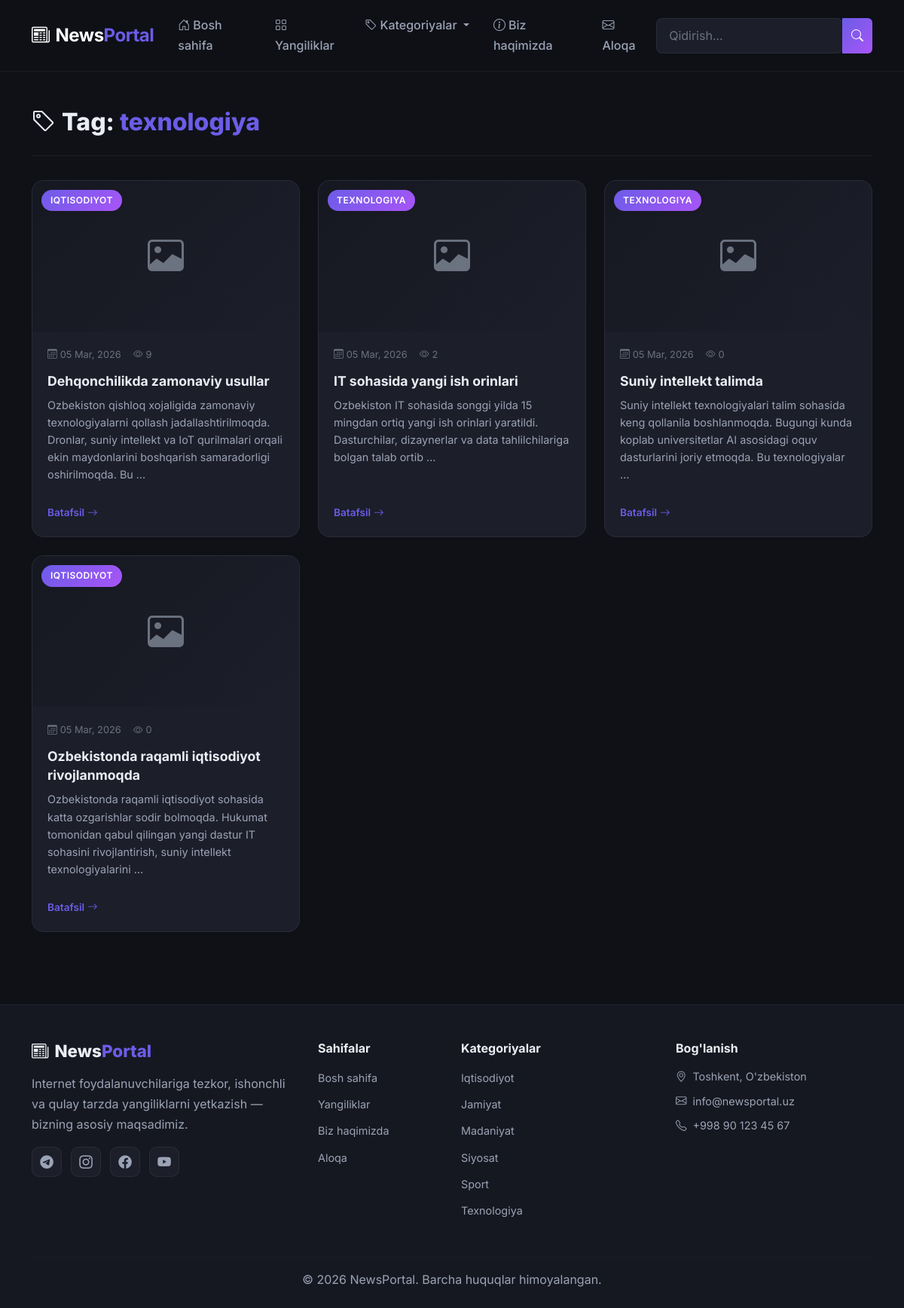
/tag/texnologiya/, run on the app's committed database.
### news/models.py (models this page shows, shortened)
class Post(models.Model):
    STATUS_CHOICES = (
        ('draft', 'Qoralama'),
        ('published', 'Nashr qilingan'),
    )
    title = models.CharField(max_length=300)
    slug = models.SlugField(max_length=300, unique_for_date='publish')
    body = models.TextField()
    image = models.ImageField(upload_to='posts/%Y/%m/%d/', blank=True, null=True)
    author = models.ForeignKey(User, on_delete=models.CASCADE, related_name='news_posts')
    category = models.ForeignKey(Category, on_delete=models.SET_NULL, null=True, blank=True, related_name='posts')
    tags = models.CharField(max_length=500, blank=True, help_text="Vergul bilan ajrating: sport, texnologiya, ilm-fan")
    status = models.CharField(max_length=10, choices=STATUS_CHOICES, default='draft')
    publish = models.DateTimeField(default=timezone.now)
    created = models.DateTimeField(auto_now_add=True)
    updated = models.DateTimeField(auto_now=True)
    views_count = models.PositiveIntegerField(default=0)
    class Meta:
        ordering = ['-publish']
    def get_absolute_url(self):
        return reverse('news:post_detail', args=[self.slug])

class Category(models.Model):
    name = models.CharField(max_length=200)
    slug = models.SlugField(max_length=200, unique=True)
    class Meta:
        ordering = ['name']
        verbose_name_plural = 'categories'
    def get_absolute_url(self):
        return reverse('news:category', args=[self.slug])

### news/views.py (the view)
# urls.py: path('tag/<str:tag>/', views.tag_posts, name='tag_posts'),
def tag_posts(request, tag):
    posts_qs = Post.objects.filter(status='published', tags__icontains=tag)
    paginator = Paginator(posts_qs, 6)
    page = request.GET.get('page')
    try:
        posts = paginator.page(page)
    except PageNotAnInteger:
        posts = paginator.page(1)
    except EmptyPage:
        posts = paginator.page(paginator.num_pages)
    return render(request, 'news/tag_posts.html', {
        'tag': tag,
        'posts': posts,
    })

### news/context_processors.py (called while the page is built)
def categories_processor(request):
    return {
        'all_categories': Category.objects.all(),
    }

### news/templates/news/tag_posts.html (shortened to what this page needs)
{% extends "news/base.html" %}
{% block content %}
<section class="py-5">
    <div class="container">
        <div class="page-header">
            <h1><i class="bi bi-tag me-2"></i>Tag: <span class="text-accent">{{ tag }}</span></h1>
        </div>
        <div class="row g-4">
            {% for post in posts %}
            <div class="col-lg-4 col-md-6">
                <article class="news-card">
                    <div class="news-card-img">
                        {% if post.image %}
                        <img src="{{ post.image.url }}" alt="{{ post.title }}">
                        {% else %}
                        <div class="placeholder-img"><i class="bi bi-image"></i></div>
                        {% endif %}
                        {% if post.category %}
                        <span class="card-category">{{ post.category.name }}</span>
                        {% endif %}
                    </div>
                    <div class="news-card-body">
                        <div class="card-meta">
                            <span><i class="bi bi-calendar3 me-1"></i>{{ post.publish|date:"d M, Y" }}</span>
                            <span><i class="bi bi-eye me-1"></i>{{ post.views_count }}</span>
                        </div>
                        <h3 class="card-title">
                            <a href="{{ post.get_absolute_url }}">{{ post.title }}</a>
                        </h3>
                        <p class="card-text">{{ post.body|truncatewords:20 }}</p>
                        <a href="{{ post.get_absolute_url }}" class="read-more">Batafsil <i
                                class="bi bi-arrow-right"></i></a>
                    </div>
                </article>
            </div>
            {% endfor %}
        </div>
    </div>
</section>
{% endblock %}

### news/templates/news/base.html (shortened to what this page needs)
{% load static %}
<!DOCTYPE html>
<html lang="uz">
<head>
    <link href="https://cdn.jsdelivr.net/npm/bootstrap@5.3.3/dist/css/bootstrap.min.css" rel="stylesheet">
    <link href="https://cdn.jsdelivr.net/npm/bootstrap-icons@1.11.3/font/bootstrap-icons.css" rel="stylesheet">
    <link rel="stylesheet" href="{% static 'news/css/style.css' %}">
</head>
<body>
    <nav class="navbar navbar-expand-lg navbar-dark sticky-top" id="main-navbar">
        <div class="container">
            <a class="navbar-brand fw-bold" href="{% url 'news:home' %}">
                <i class="bi bi-newspaper me-2"></i>News<span class="text-accent">Portal</span>
            </a>
            <div class="collapse navbar-collapse" id="navbarNav">
                <ul class="navbar-nav me-auto">
                    <li class="nav-item">
                        <a class="nav-link" href="{% url 'news:home' %}"><i class="bi bi-house-door me-1"></i>Bosh sahifa</a>
                    </li>
                    <li class="nav-item">
                        <a class="nav-link" href="{% url 'news:post_list' %}"><i class="bi bi-grid me-1"></i>Yangiliklar</a>
                    </li>
                    <li class="nav-item dropdown">
                        <a class="nav-link dropdown-toggle" href="#" role="button" data-bs-toggle="dropdown">
                            <i class="bi bi-tag me-1"></i>Kategoriyalar
                        </a>
                    </li>
                    <li class="nav-item">
                        <a class="nav-link" href="{% url 'news:about' %}"><i class="bi bi-info-circle me-1"></i>Biz haqimizda</a>
                    </li>
                    <li class="nav-item">
                        <a class="nav-link" href="{% url 'news:contact' %}"><i class="bi bi-envelope me-1"></i>Aloqa</a>
                    </li>
                </ul>
                <form class="d-flex" action="{% url 'news:post_search' %}" method="get" id="search-form">
                    <div class="input-group">
                        <input class="form-control search-input" type="search" name="query" placeholder="Qidirish..." aria-label="Qidirish">
                        <button class="btn btn-accent" type="submit"><i class="bi bi-search"></i></button>
                    </div>
                </form>
            </div>
        </div>
    </nav>
    <main class="main-content">
        {% block content %}{% endblock %}
    </main>
    <footer class="site-footer">
        <div class="container">
            <div class="row g-4">
                <div class="col-lg-4 col-md-6">
                    <h5 class="footer-brand"><i class="bi bi-newspaper me-2"></i>News<span class="text-accent">Portal</span></h5>
                    <p class="text-muted-light">Internet foydalanuvchilariga tezkor, ishonchli va qulay tarzda yangiliklarni yetkazish — bizning asosiy maqsadimiz.</p>
                    <div class="social-links">
                        <a href="#"><i class="bi bi-telegram"></i></a>
                        <a href="#"><i class="bi bi-instagram"></i></a>
                        <a href="#"><i class="bi bi-facebook"></i></a>
                        <a href="#"><i class="bi bi-youtube"></i></a>
                    </div>
                </div>
                <div class="col-lg-2 col-md-6">
                    <h6 class="footer-title">Sahifalar</h6>
                    <ul class="footer-links">
                        <li><a href="{% url 'news:home' %}">Bosh sahifa</a></li>
                        <li><a href="{% url 'news:post_list' %}">Yangiliklar</a></li>
                        <li><a href="{% url 'news:about' %}">Biz haqimizda</a></li>
                        <li><a href="{% url 'news:contact' %}">Aloqa</a></li>
                    </ul>
                </div>
                <div class="col-lg-3 col-md-6">
                    <h6 class="footer-title">Kategoriyalar</h6>
                    <ul class="footer-links">
                        {% for cat in all_categories %}
                        <li><a href="{{ cat.get_absolute_url }}">{{ cat.name }}</a></li>
                        {% empty %}
                        <li><span class="text-muted-light">Hali kategoriya yo'q</span></li>
                        {% endfor %}
                    </ul>
                </div>
                <div class="col-lg-3 col-md-6">
                    <h6 class="footer-title">Bog'lanish</h6>
                    <ul class="footer-contact">
                        <li><i class="bi bi-geo-alt me-2"></i>Toshkent, O'zbekiston</li>
                        <li><i class="bi bi-envelope me-2"></i>info@newsportal.uz</li>
                        <li><i class="bi bi-telephone me-2"></i>+998 90 123 45 67</li>
                    </ul>
                </div>
            </div>
            <hr class="footer-divider">
            <div class="text-center">
                <p class="mb-0 text-muted-light">&copy; 2026 NewsPortal. Barcha huquqlar himoyalangan.</p>
            </div>
        </div>
    </footer>
</body>
</html>

### data on the page
Post: category.name "IQTISODIYOT", publish "05 Mar, 2026", views_count "9", title "Dehqonchilikda zamonaviy usullar", body "Ozbekiston qishloq xojaligida zamonaviy texnologiyalarni qollash jadallashtirilmoqda. Dronlar, suniy intellekt va IoT qurilmalari orqali ekin maydonlarini boshqarish samaradorligi oshirilmoqda. Bu …"
Post: category.name "TEXNOLOGIYA", publish "05 Mar, 2026", views_count "2", title "IT sohasida yangi ish orinlari", body "Ozbekiston IT sohasida songgi yilda 15 mingdan ortiq yangi ish orinlari yaratildi. Dasturchilar, dizaynerlar va data tahlilchilariga bolgan talab ortib …"
Post: category.name "TEXNOLOGIYA", publish "05 Mar, 2026", views_count "0", title "Suniy intellekt talimda", body "Suniy intellekt texnologiyalari talim sohasida keng qollanila boshlanmoqda. Bugungi kunda koplab universitetlar AI asosidagi oquv dasturlarini joriy etmoqda. Bu texnologiyalar …"
Post: category.name "IQTISODIYOT", publish "05 Mar, 2026", views_count "0", title "Ozbekistonda raqamli iqtisodiyot rivojlanmoqda", body "Ozbekistonda raqamli iqtisodiyot sohasida katta ozgarishlar sodir bolmoqda. Hukumat tomonidan qabul qilingan yangi dastur IT sohasini rivojlantirish, suniy intellekt texnologiyalarini …"
Category: name "Iqtisodiyot"
Category: name "Jamiyat"
Category: name "Madaniyat"
Category: name "Siyosat"
Category: name "Sport"
Category: name "Texnologiya"

### other printed values
{{ tag }} "texnologiya"
